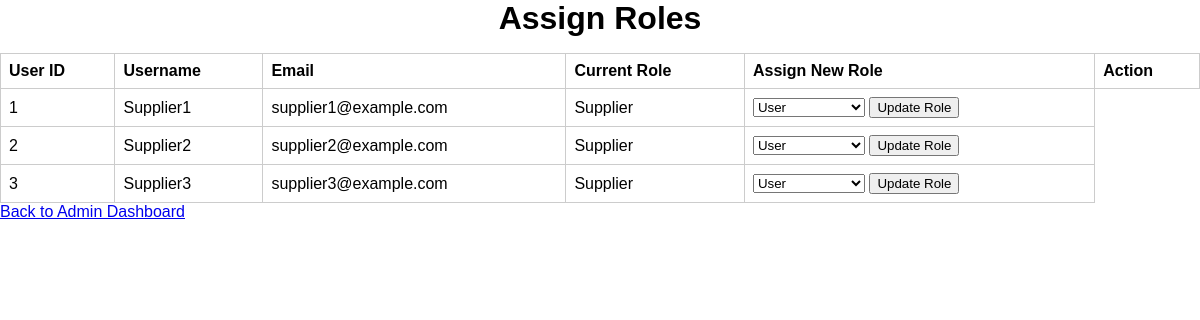
Before: /admin/assign_roles with the older database file.
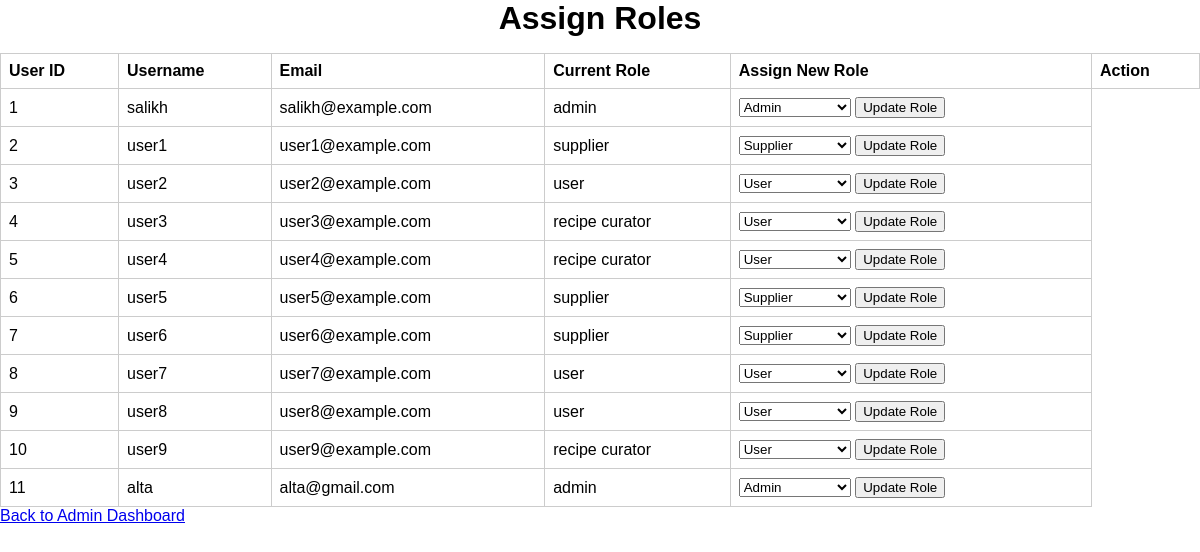
After: the same page with the newer database file.
### tables this page shows
CREATE TABLE users (
    user_id INTEGER PRIMARY KEY,
    username TEXT NOT NULL,
    email TEXT NOT NULL UNIQUE,
    password TEXT NOT NULL,
    role TEXT NOT NULL CHECK (LOWER(role) IN ('admin', 'user', 'supplier', 'recipe curator')),
    date_created TEXT DEFAULT CURRENT_TIMESTAMP
);

### app.py (the view, shortened to what this page needs)
@app.route("/admin/assign_roles", methods=["GET", "POST"])
def assign_roles():
    conn = sqlite3.connect('database.db')
    conn.row_factory = sqlite3.Row
    cursor = conn.cursor()
    cursor.execute("SELECT * FROM users")
    users = cursor.fetchall()
    conn.close()
    return render_template("assign_roles.html", users=users)

### templates/assign_roles.html (shortened to what this page needs)
<!DOCTYPE html>
<html lang="en">
<head>
    <link rel="stylesheet" href="{{ url_for('static', filename='styles.css') }}">
</head>
<body>
    <div class="admin-container">
        <h1>Assign Roles</h1>
        <table>
            <thead>
                <tr>
                    <th>User ID</th>
                    <th>Username</th>
                    <th>Email</th>
                    <th>Current Role</th>
                    <th>Assign New Role</th>
                    <th>Action</th>
                </tr>
            </thead>
            <tbody>
                {% for user in users %}
                <tr>
                    <td>{{ user['user_id'] }}</td>
                    <td>{{ user['username'] }}</td>
                    <td>{{ user['email'] }}</td>
                    <td>{{ user['role'] }}</td>
                    <td>
                        <form action="{{ url_for('assign_roles') }}" method="POST" style="display: inline;">
                            <select name="role" required>
                                <option value="user" {% if user['role'] == 'user' %}selected{% endif %}>User</option>
                                <option value="admin" {% if user['role'] == 'admin' %}selected{% endif %}>Admin</option>
                                <option value="supplier" {% if user['role'] == 'supplier' %}selected{% endif %}>Supplier</option>
                            </select>
                            <button type="submit">Update Role</button>
                        </form>
                    </td>
                </tr>
                {% endfor %}
            </tbody>
        </table>
        <a href="{{ url_for('admin') }}">Back to Admin Dashboard</a>
    </div>
</body>
</html>

Changed rows visible on the page:
changed users id 1: username "Supplier1" → "salikh"; email "supplier1@example.com" → "salikh@example.com"; role "Supplier" → "admin"; role "User" → "Admin"
changed users id 2: username "Supplier2" → "user1"; email "supplier2@example.com" → "user1@example.com"; role "Supplier" → "supplier"; role "User" → "Supplier"
changed users id 3: username "Supplier3" → "user2"; email "supplier3@example.com" → "user2@example.com"; role "Supplier" → "user"
added users: user_id "4", username "user3", email "user3@example.com", role "recipe curator"
added users: user_id "5", username "user4", email "user4@example.com", role "recipe curator"
added users: user_id "6", username "user5", email "user5@example.com", role "supplier", role "Supplier"
added users: user_id "7", username "user6", email "user6@example.com", role "supplier", role "Supplier"
added users: user_id "8", username "user7", email "user7@example.com", role "user", role "User"
added users: user_id "9", username "user8", email "user8@example.com", role "user", role "User"
added users: user_id "10", username "user9", email "user9@example.com", role "recipe curator"
added users: user_id "11", username "alta", email "alta@gmail.com", role "admin", role "Admin"
